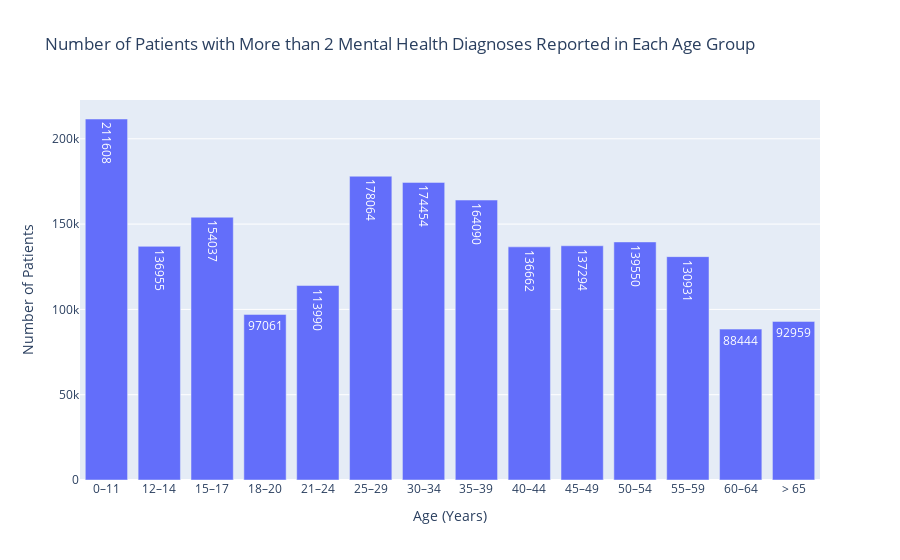

Notebook code cell kept with this figure:
### Code cell
nummhs_bar(df)

### Figure 1 — Plotly figure (JSON) as saved in the notebook; plotly's stock layout.template omitted (floating-point values rounded to 4 significant figures)
{"data": [{"alignmentgroup": "True", "hovertemplate": "Age (Years)=%{x}<br>Number of Patients=%{y}<br>text=%{text}<extra></extra>", "legendgroup": "", "marker": {"color": "#636efa", "pattern": {"shape": ""}}, "name": "", "offsetgroup": "", "orientation": "v", "showlegend": false, "text": [211608, 136955, 154037, 97061, 113990, 178064, 174454, 164090, 136662, 137294, 139550, 130931, 88444, 92959], "textposition": "auto", "type": "bar", "x": ["0–11", "12–14", "15–17", "18–20", "21–24", "25–29", "30–34", "35–39", "40–44", "45–49", "50–54", "55–59", "60–64", "> 65"], "xaxis": "x", "y": [211608, 136955, 154037, 97061, 113990, 178064, 174454, 164090, 136662, 137294, 139550, 130931, 88444, 92959], "yaxis": "y"}], "layout": {"barmode": "relative", "legend": {"tracegroupgap": 0}, "title": {"text": "Number of Patients with More than 2 Mental Health Diagnoses Reported in Each Age Group"}, "xaxis": {"anchor": "y", "domain": [0, 1], "title": {"text": "Age (Years)"}}, "yaxis": {"anchor": "x", "domain": [0, 1], "title": {"text": "Number of Patients"}}}}
